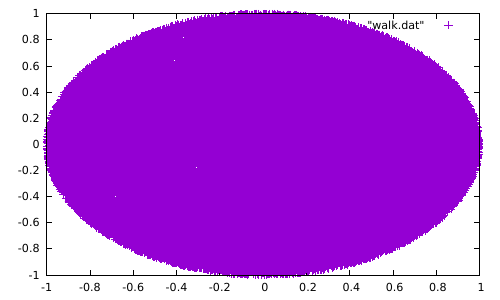

The script that saved this image:
# my plot
# load "walk.dat

plot "walk.dat"
set terminal pdf
set output "walk.pdf"
replot